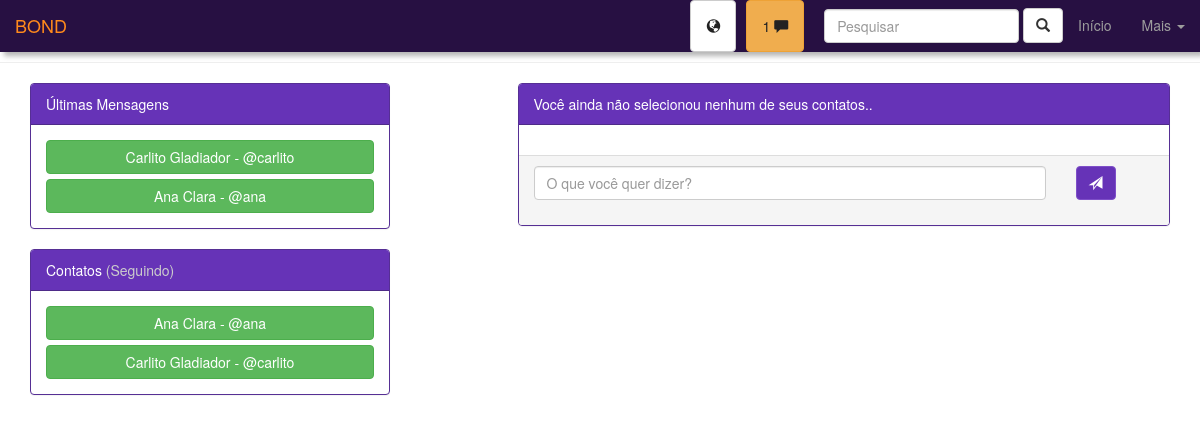
The page /chat.php (signed in) on the database its author committed.
### tables this page shows
CREATE TABLE IF NOT EXISTS `messages` (
  `id_message` int(11) NOT NULL AUTO_INCREMENT,
  `sender` int(11) NOT NULL,
  `receiver` int(11) NOT NULL,
  `msg_text` text,
  `r_date` datetime DEFAULT CURRENT_TIMESTAMP,
  `seen` enum('y','n') DEFAULT 'n',
  PRIMARY KEY (`id_message`)
);

CREATE TABLE IF NOT EXISTS `users` (
  `id_user` int(11) NOT NULL AUTO_INCREMENT,
  `username` varchar(20) NOT NULL,
  `first_name` varchar(60) NOT NULL,
  `last_name` varchar(80) NOT NULL,
  `birthday` date NOT NULL,
  `profile_pic` varchar(200) DEFAULT 'assets/img/default-user-icon.png',
  `passwd` varchar(32) NOT NULL,
  `r_date` datetime NOT NULL DEFAULT CURRENT_TIMESTAMP,
  `gender` enum('M','F','O') DEFAULT NULL,
  `stars` int(11) DEFAULT '0',
  `followers` int(11) DEFAULT '0',
  `following` int(11) DEFAULT '0',
  PRIMARY KEY (`id_user`)
);

CREATE TABLE IF NOT EXISTS `follows` (
  `id_follows` int(11) NOT NULL AUTO_INCREMENT,
  `follower` int(11) NOT NULL,
  `following` int(11) NOT NULL,
  PRIMARY KEY (`id_follows`)
);

### chat.php (the view, shortened to what this page needs)
<?php
$id_user = $_SESSION["id_user"];
$conn = connect();
$sql = "SELECT sender FROM `messages` WHERE receiver = $id_user AND seen = 'n' group by sender";
if($q = mysqli_query($conn, $sql)){
    $messages_qnt = 0;
    while($data = mysqli_fetch_assoc($q)){
        if(isset($data["sender"])){
            $messages_qnt++;
        }
    }
  }else{
    $messages_qnt = 0;
}
$conn = connect();
$sql = "SELECT COUNT(*) as qnt FROM notifications WHERE user = $id_user AND seen = 'n'";
if($q = mysqli_query($conn, $sql)){
  $notifications = mysqli_fetch_assoc($q)["qnt"];
}else{
  $notifications = 0;
}
?>
<!DOCTYPE html>
<html lang="PT-BR">
  <head>
    <link href="css/bootstrap.min.css" rel="stylesheet">
    <link rel="stylesheet" href="css/pattern.css">
  </head>
<body>
<nav class="navbar navbar-inverse navbar-fixed-top" id="navbar-menu">
  <div class="container-fluid">
    <div class="navbar-header">
      <a class="navbar-brand" href="#">BOND</a>
    </div>
    <div class="collapse navbar-collapse" id="bs-example-navbar-collapse-1">
      <ul class="nav navbar-nav navbar-right">
      <li>
      <?php
        if($notifications>0){
          echo '<a href="notifications.php" class="btn btn-warning notification-btn" id="dark-text-nav" style="margin:auto 5px">'.$notifications
          .' <span class="glyphicon glyphicon-globe"></span></a>';
        }else{
          echo '<a href="notifications.php" class="btn btn-default notification-btn" id="dark-text-nav"
           style="margin:auto 5px"><span class="glyphicon glyphicon-globe"></span></a>';
        }
        ?></li>
        <li>
        <?php
        if($messages_qnt>0){
          echo '<a href="chat.php" class="btn btn-warning chat-btn" id="dark-text-nav" style="margin:auto 5px">'.$messages_qnt
          .' <span class="glyphicon glyphicon-comment"></span></a>';
        }else{
          echo '<a href="chat.php" class="btn btn-default chat-btn" id="dark-text-nav"
           style="margin:auto 5px"><span class="glyphicon glyphicon-comment"></span></a>';
        }
        ?>
        </li>
    <li>
    <form class="navbar-form navbar-right" onsubmit="return false">
      <div class="form-group">
        <input type="text" id="nav-search-input" class="form-control" placeholder="Pesquisar" value="<?php if(isset($_GET["q"])){echo $_GET["q"];} ?>">
      </div>
      <a id="nav-search-submit" class="btn btn-default hidden-xs"><label class="glyphicon glyphicon-search"></label></a>
    </form>
      </li>
        <li><a href="home.php">Início</a></li>
        <li class="dropdown">
          <a href="#" class="dropdown-toggle" data-toggle="dropdown"
          role="button" aria-haspopup="true" aria-expanded="false">Mais <span class="caret"></span></a>
        </li>
      </ul>
    </div>
  </div>
</nav>
<hr><hr><hr>
<div class="container">
<div class="row">
    <div class="col-lg-4" id="contacts-field">
        <div class="panel panel-primary">
            <div class="panel-heading">
            Últimas Mensagens
            </div>
            <div class="panel-body">
            <?php
            $conn = connect();
            $sql = "SELECT *, UNIX_TIMESTAMP(messages.r_date) as utimestamp FROM `messages`
            JOIN users ON users.id_user = messages.sender
            WHERE receiver = $id_user
             GROUP BY sender ORDER BY seen ASC, utimestamp DESC";
            if($query = mysqli_query($conn, $sql)){
                while($contact = mysqli_fetch_assoc($query)){
                    echo "<a href='chat.php?c=".$contact["id_user"]."' class='btn btn-success btn-block'>";
                    echo $contact["first_name"]." ".$contact["last_name"];
                    echo " - @".$contact["username"];
                    echo "</a>";
                }
            }
            ?>
            </div>
        </div>
        <div class="panel panel-primary">
            <div class="panel-heading">
            Contatos <span class='gray-text'>(Seguindo)</span>
            </div>
            <div class="panel-body">
            <?php
            $conn = connect();
            $sql = "SELECT * FROM follows
            JOIN users ON users.id_user = follows.following
            WHERE follower = $id_user ORDER BY users.first_name ASC";
            if($query = mysqli_query($conn, $sql)){
                while($contact = mysqli_fetch_assoc($query)){
                    echo "<a href='chat.php?c=".$contact["id_user"]."' class='btn btn-success btn-block'>";
                    echo $contact["first_name"]." ".$contact["last_name"];
                    echo " - @".$contact["username"];
                    echo "</a>";
                }
            }
            ?>
            </div>
        </div>
    </div>
    <div class="col-lg-7 col-lg-offset-1" id="messages-field">
        <div class="panel panel-primary">
            <div class="panel-heading">
            <div class="row">
                <div class="col-xs-10 col-lg-11">
            <?php
            if(isset($id_contact)){
                echo "<a href='see_profile.php?p=$id_contact' class='gray-text-link'>
                <strong>$contact_fname $contact_lname</strong> - @$contact_uname</a>";
            }else{
                echo "Você ainda não selecionou nenhum de seus contatos..";
            }
            ?>
                </div>
                <div class="col-xs-2 col-lg-1">
                </div>
            </div>
            </div>
            <div class="panel-body" style="max-height:350px;overflow-y:scroll">
            </div>
            <div class="panel-footer">
                <form class="form-horizontal" method="post">
                    <div class="form-group">
                    <div class="col-xs-9 col-lg-10">
                        <input type="text" autofocus autocomplete="off" class="form-control" name="msg_text" id="msg_text" placeholder="O que você quer dizer?">
                    </div>
                        <div class="col-xs-3 col-lg-2">
                        <button type="submit" title="Enviar Mensagem" class="btn btn-primary">
                            <span class="glyphicon glyphicon-send"></span>
                        </button>
                        </div>
                    </div>
                </form>
            </div>
        </div>
    </div>
</div>
</div>
</body>
</html>

### css/pattern.css (style rules this page uses)
.gray-text { color: #ccc; }
#navbar-menu, #navbar-menu2 { border-bottom: none; box-shadow: 4px 4px 5px rgba(10,10,10,0.3); color: #bbb; }
#dark-text-nav { color: #222; }

### rows shown on the page
messages: users.first_name "Carlito", users.last_name "Gladiador", users.username "carlito"
messages: users.first_name "Ana", users.last_name "Clara", users.username "ana"
follows: users.first_name "Ana", users.last_name "Clara", users.username "ana"
follows: users.first_name "Carlito", users.last_name "Gladiador", users.username "carlito"

### other values the page prints
$messages_qnt "1"
